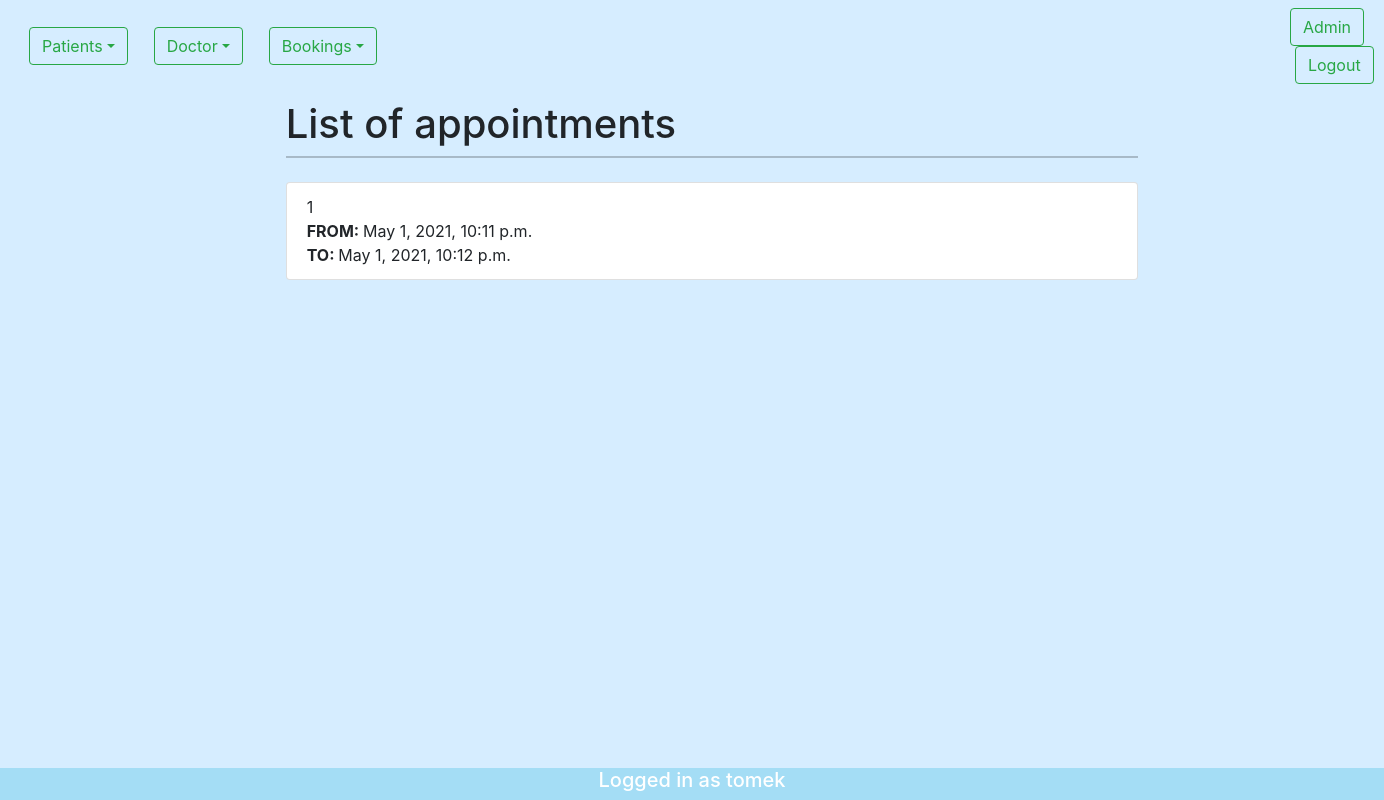
Page /book-list (signed in) on the earlier database version.
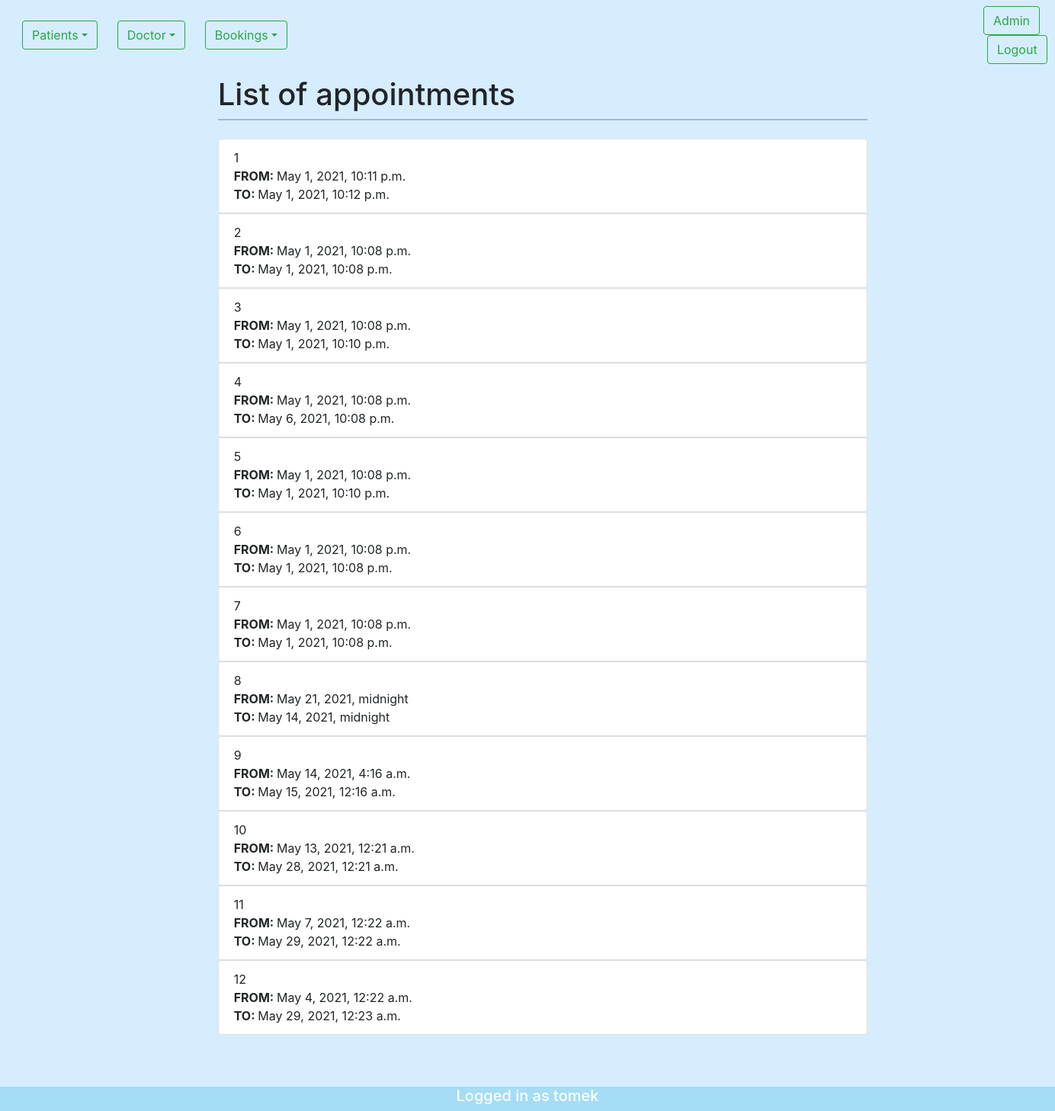
Same page on the later database version.
### schedule/models.py (models this page shows, shortened)
class Booking(models.Model):
    user=models.ForeignKey(User,on_delete=models.CASCADE)
    doctor= models.ForeignKey(Doctor,on_delete=models.CASCADE)
    check_in_date=models.DateTimeField(auto_now=False, auto_now_add=False,)
    check_out_date=models.DateTimeField(auto_now=False, auto_now_add=False,)

### schedule/views.py (the view)
# urls.py: path('book-list',booking_list_view),
def booking_list_view(request):
    queryset=Booking.objects.all()
    context={
        "content":queryset
    }
    return render(request,"schedule/booking_list.html",context)

### templates/schedule/booking_list.html (shortened to what this page needs)
{%extends 'base.html'%}
{%block intro%} List of appointments {%endblock%}
{%block content%}
{%for instance in content%}
<ul class="list-group">
    <li class="list-group-item">{{instance.id}}<br><strong>FROM: </strong>{{instance.check_in_date}} <br><strong>TO: </strong>{{instance.check_out_date}}</li>
</ul>
{%endfor%}
{%endblock%}

### templates/base.html (shortened to what this page needs)
<!DOCTYPE html>
<html>
<head>
    <link href="https://cdn.jsdelivr.net/npm/bootstrap@5.0.0-beta3/dist/css/bootstrap.min.css" rel="stylesheet">
    <link href="/static/theme/assets/css/bootstrap.min.css" rel="stylesheet" type="text/css">
</head>
<body class="content">
    {%if user.is_authenticated%}
    <nav class="navbar navbar-expand-lg" style="background-color: #D6EDFF;">
            <div class="dropdown show">
                <a class="btn" role="button" id="dropdownMenuLink" data-toggle="dropdown" aria-haspopup="true" aria-expanded="false">
                    <button class="btn btn-outline-success my-2 my-sm-0 dropdown-toggle" >Patients</button>
                </a>
                {%endif%}
            </div>
            {%if user.is_authenticated%}
            <div class="dropdown show">
                <a class="btn" role="button" id="dropdownMenuLink" data-toggle="dropdown" aria-haspopup="true" aria-expanded="false">
                    <button class="btn btn-outline-success my-2 my-sm-0 dropdown-toggle" >Doctor</button>
                </a>
                  {%endif%}
            </div>
            {%if user.is_authenticated%}
            <div class="dropdown show">
                <a class="btn" role="button" id="dropdownMenuLink" data-toggle="dropdown" aria-haspopup="true" aria-expanded="false">
                    <button class="btn btn-outline-success my-2 my-sm-0 dropdown-toggle" >Bookings</button>
                </a>
                  {%endif%}
            </div>
            {%if user.is_authenticated%}
            <div style="margin-left:900px;">
                <a href="/admin"><button class="btn btn-outline-success" >Admin</button></a>
                <a href="/logout"><button class="btn btn-outline-success" style="margin-left: 5px;" >Logout</button></a>
                {%endif%}
            </div>
            </nav>
    <div id="content", name="content", class="main">
        <div class="row justify-content-center" style="margin-left: 0px;
    margin-right: 0px;">
            <div class="col-8">
                <h1 class="mt-2">{%block intro%}My Site{%endblock%}</h1>
                <hr class="mt-0 mb-4">
                {%if user.is_authenticated%}
                {%block content%}
                {%endblock%}
                {%else%}
                <p>Ooops...<a href="/login">You have to login in oreder to proceed to this site.</a></p>
                {%endif%}
            </div>
        </div>
    </div>
    <div style="margin-top:100px">
    <footer>
            <h5>Logged in as {{request.user}}</h5>
      </footer>
    </div>
</body>
</html>

### templates/base.html (style rules this page uses)
.main { margin-left: 40px; padding:0px 10px; }
.content { background-color:#D6EDFF; }
footer { position: fixed; left: 0; bottom: 0; width: 100%; background-color:#A4DDF5 ; color: white; text-align: center; }

Differences in the rows shown:
added Booking: id "2", check_in_date "May 1, 2021, 10:08 p.m.", check_out_date "May 1, 2021, 10:08 p.m."
added Booking: id "3", check_in_date "May 1, 2021, 10:08 p.m.", check_out_date "May 1, 2021, 10:10 p.m."
added Booking: id "4", check_in_date "May 1, 2021, 10:08 p.m.", check_out_date "May 6, 2021, 10:08 p.m."
added Booking: id "5", check_in_date "May 1, 2021, 10:08 p.m.", check_out_date "May 1, 2021, 10:10 p.m."
added Booking: id "6", check_in_date "May 1, 2021, 10:08 p.m.", check_out_date "May 1, 2021, 10:08 p.m."
added Booking: id "7", check_in_date "May 1, 2021, 10:08 p.m.", check_out_date "May 1, 2021, 10:08 p.m."
added Booking: id "8", check_in_date "May 21, 2021, midnight", check_out_date "May 14, 2021, midnight"
added Booking: id "9", check_in_date "May 14, 2021, 4:16 a.m.", check_out_date "May 15, 2021, 12:16 a.m."
added Booking: id "10", check_in_date "May 13, 2021, 12:21 a.m.", check_out_date "May 28, 2021, 12:21 a.m."
added Booking: id "11", check_in_date "May 7, 2021, 12:22 a.m.", check_out_date "May 29, 2021, 12:22 a.m."
added Booking: id "12", check_in_date "May 4, 2021, 12:22 a.m.", check_out_date "May 29, 2021, 12:23 a.m."
